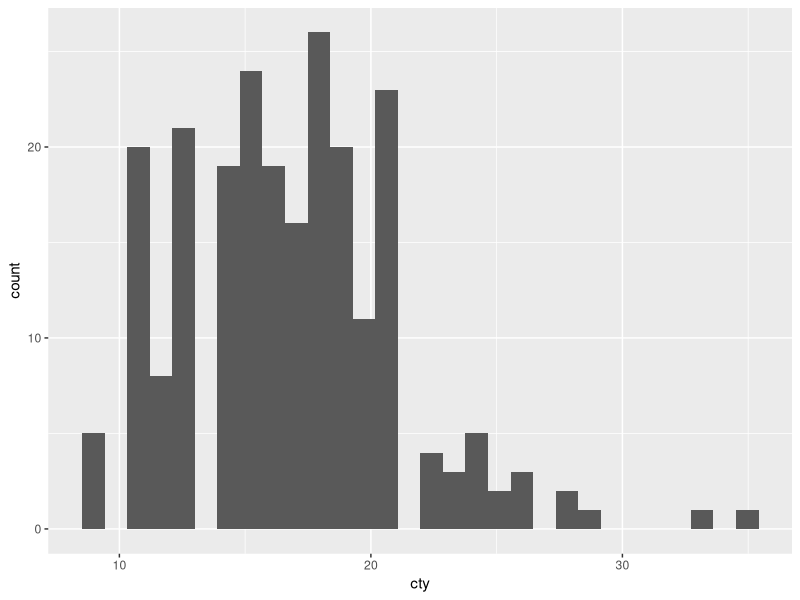
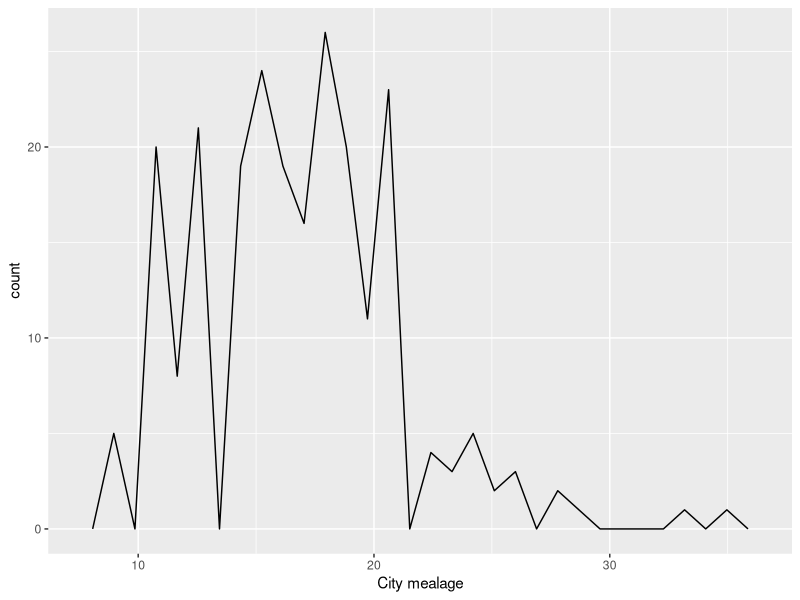
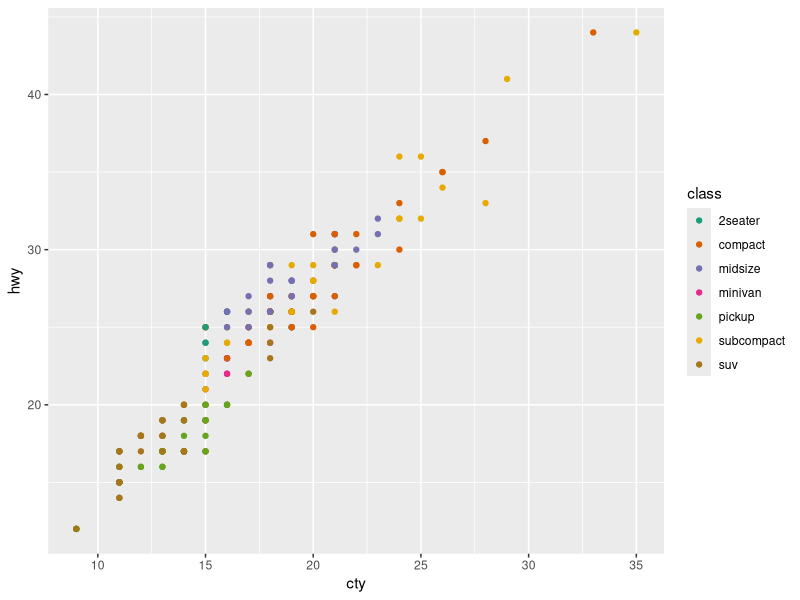

Generate these figures, in order, with R:
library(tidyverse)
library(dplyr)

# house <- read_csv("Desktop/Codes/GitHub/R-Einstieg/house.csv")
# na_rows <- which(is.na(house$party))
# only_1976 <- house %>% filter(year == 1976)
# View(only_1976)

View(mpg)
mpg_audi <- filter(mpg, mpg$manufacturer == "audi")
mpg_metric <- mutate(mpg, cty_metric = 0.425144 * cty)
View(mpg_metric)
glimpse(mpg_metric)

mpg %>%
  group_by(class) %>%
  summarise(mean(cty),
            median(cty))




# Data viz with ggplot2

ggplot(mpg, aes(x = cty))+ geom_histogram()


ggplot(mpg, aes(x = cty)) + 
  geom_freqpoly() + 
  labs(x = "City mealage")


ggplot(mpg, aes(x = cty, y = hwy, color = class)) + 
  geom_point() + 
  scale_color_brewer(palette = "Dark2")
